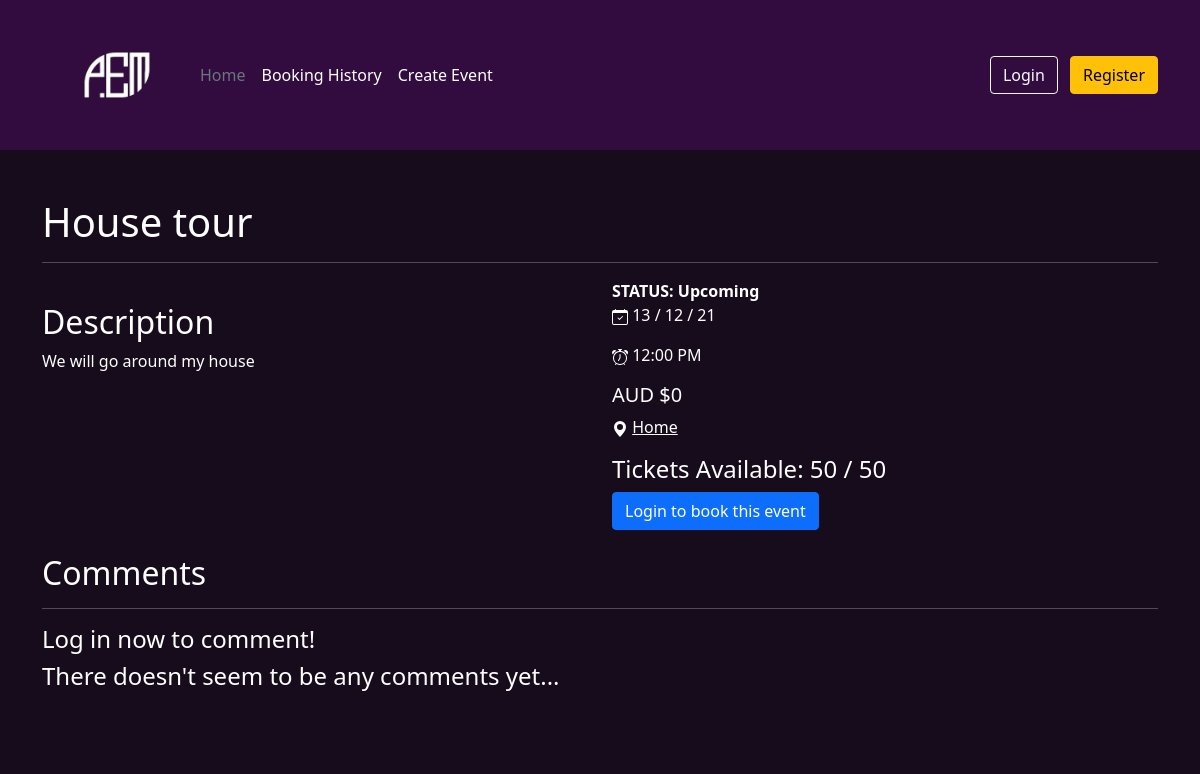
The app's page /event/view/1, older data.
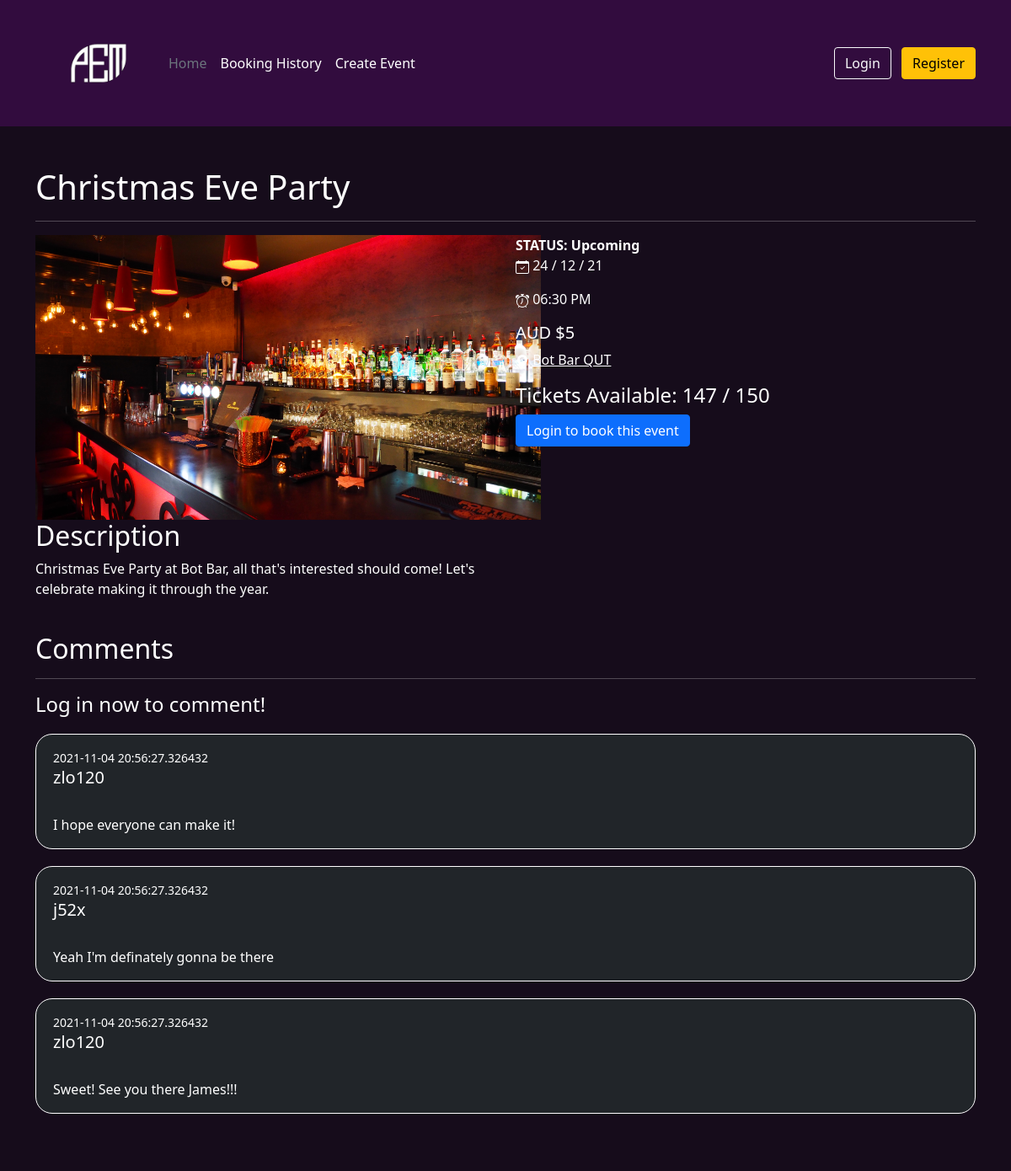
The same page, newer data.
### website/models.py (models this page shows)
class Event(db.Model):
    __tablename__ = "events"
    EventID = db.Column(db.Integer, primary_key = True, nullable = False, autoincrement=True)
    Name = db.Column(db.String(256), nullable = False)
    Description = db.Column(db.String(256), nullable = False)
    Status = db.Column(db.String(256), nullable = False)
    DateTime = db.Column(db.DateTime, nullable = False)
    Cost = db.Column(db.Integer, nullable = False)
    Address = db.Column(db.String(256), nullable = False)
    AvailableTickets = db.Column(db.Integer, nullable = False)
    TotalTickets = db.Column(db.Integer, nullable = False)
    Image = db.Column(db.String(256), nullable = True)
    Username = db.Column(db.Integer, db.ForeignKey('users.Username'))
    CategoryID = db.Column(db.Integer, db.ForeignKey('categories.CategoryID'))
    Comments = db.relationship("Comment", backref="Event")
    Orders = db.relationship("Order", backref="Event")

class Comment(db.Model):
    __tablename__ = "comments"
    CommentID = db.Column(db.Integer, primary_key = True, nullable = False, autoincrement=True)
    Comment = db.Column(db.String(256), nullable = False)
    DateTime = db.Column(db.DateTime, default=datetime.now())
    Username = db.Column(db.Integer, db.ForeignKey('users.Username'))
    EventID = db.Column(db.Integer, db.ForeignKey('events.EventID'))

### website/event.py (the view, shortened to what this page needs)
@eventbp.route('/view/<int:id>', methods=['GET', 'POST'])
def view(id):
    event = Event.query.filter_by(EventID = id).first()
    form = CreateComment()
    if event is None:
        return abort(404)
    bookingForm = bookEvent(event)
    return render_template("event/view.html", event = event, form = form , bookingForm = bookingForm)

### website/forms.py (called while the page is built)
def bookEvent(event):
    class CreateBooking(FlaskForm):
        Amount = IntegerField("Number of Tickets", validators=[InputRequired(), NumberRange(min = 1, max = event.AvailableTickets)])
        Submit = SubmitField("Place order")
    return CreateBooking()

### website/templates/event/view.html (shortened to what this page needs)
{% extends "base.html" %}
{% block body %}
<div class="container">
  <div class="white event-content mt-5">
    <h1 class="mb-3" style="text-align: left;">{{event.Name}}</h1>
    <hr>
    <div class="row mb-4">
      <div class="col-6">
        <img width="600px" src="{{ url_for('static' , filename=event.Image) }}" alt="">
        <h2>Description</h2>
        <p>{{event.Description}}</p>
      </div>
      <div class="col-6">
        <strong>STATUS: {{event.Status}}</strong>
        <p> {{event.DateTime.strftime('%d / %m / %y')}}</p>
        <p> {{event.DateTime.strftime('%I:%M %p')}}</p>
        <h5>AUD ${{event.Cost}}</h5>
        <p><svg xmlns="http://www.w3.org/2000/svg" width="16" height="16" fill="currentColor" class="bi bi-geo-alt-fill" viewBox="0 0 16 16">
            <path d="M8 16s6-5.686 6-10A6 6 0 0 0 2 6c0 4.314 6 10 6 10zm0-7a3 3 0 1 1 0-6 3 3 0 0 1 0 6z"/>
          </svg> <a style="color: white;" target="_blank" href="https://maps.google.com/?q={{event.Address}}">{{event.Address}}</a></p>
        <h4>Tickets Available: {{event.AvailableTickets}} / {{event.TotalTickets}}</h4>
        {%if event.Status == "Cancelled"%}
        <button type="button" class="btn btn-primary" disabled>Cancelled</button>
        {% elif event.AvailableTickets == 0 %}
        <button type="button" class="btn btn-primary" disabled>Booked Out</button>
        {% elif current_user.is_authenticated %}
        <button type="button" class="btn btn-primary" data-bs-toggle="modal" data-bs-target="#bookingModal">
          Purchase Tickets
        </button>
        {% else %}
        <a href="{{url_for('auth.login')}}" class="btn btn-primary">Login to book this event</a>
        {% endif %}
      </div>
    </div>
    <div class="comments">
      <h2>Comments</h2>
      <hr>
      {% if current_user.is_authenticated %}
      <form action="" method="POST">
        {{form.hidden_tag()}}
        <div class="form-group">
          {{form.Content(class="form-control")}}
          {{form.Submit(class="form-control mt-3 mb-5 btn btn-primary", style="width:25%")}}
        </div>
      </form>
      {%else%}
      <h4>Log in now to comment!</h4>
      {% endif %}
      {% if event.Comments | length < 1 %}
      <h4>There doesn't seem to be any comments yet...</h4>
      {% else %}
        {% for comment in event.Comments %}
        <div class="comment bg-dark" style="border-style: solid; border-width: thin; border-color: white;">
          <div class="comment-contents">
            <small>{{comment.DateTime}}</small>
              <h5 class="">{{comment.Username}}</h5><br>
              <p>{{comment.Comment}}</p>
          </div>
        </div>
        {% endfor %}
      {% endif %}
    </div>
</div>
</div>
{% endblock %}

### website/templates/base.html (shortened to what this page needs)
<!DOCTYPE html>
<html lang="en">
<head>
    <link href="https://cdn.jsdelivr.net/npm/bootstrap@5.1.0/dist/css/bootstrap.min.css" rel="stylesheet">
    <link rel="stylesheet" href="{{ url_for('static', filename='index.css') }}">
</head>
<body>
    <header style="background-color: #320c3e;">
        <div class="container">
            <div class="d-flex flex-wrap align-items-center justify-content-center justify-content-lg-start">
                <img src="{{ url_for('static', filename='logo.png') }}"  style="width: 150px; height: 150px;" class="card-img-top maxH" alt="...">
                <ul class="nav col-12 col-lg-auto me-lg-auto mb-2 justify-content-center mb-md-0">
                    <li><a href="{{url_for('main.index')}}" class="nav-link px-2 text-secondary">   Home   </a></li>
                    <li><a href="{{url_for('event.history')}}" class="nav-link px-2 text-white">   Booking History   </a></li>
                    <li><a href="{{url_for('event.create')}}" class="nav-link px-2 text-white">   Create Event   </a></li>
                </ul>
                <div class="text-end">
                    {% if current_user.is_authenticated %}
                    <a class="btn btn-outline-light me-2" href="{{url_for('auth.logout')}}">Log Out</a>
                    {% else %}
                    <a class="btn btn-outline-light me-2" href="{{url_for('auth.login')}}">Login</a>
                    <a class="btn btn-warning" href="{{url_for('auth.register')}}">Register</a>
                    {% endif %}
                </div>
            </div>
        </div>
    </header>
    <body>
        {% block body %}{% endblock %}
    </body>
    <footer>
    </footer>
</body>
</html>

### website/static/index.css (style rules this page uses)
.white { color: white; }
.white p { color: white; }
h1, h2, h3, h4, h5, h6 { color: white; }
p { color: black; }
header { background-color: rgb(22, 0, 22); }
body { background-color: #160c1b; }
footer { background-color: #160c1b; padding-bottom: 3em; }
hr { border: 0; border-top: 1px solid white; }
.maxH { height: 250px; }
.comments { text-align: left; }
.comment { border-radius: 20px; margin-top: 20px; margin-bottom: 20px; }
.comment-contents { padding-left: 20px; padding-top: 15px; }

Row changes from the older to the newer data that the page shows:
changed Event "Upcoming": Name "House tour" → "Christmas Eve Party"; Image: picture added; Description "We will go around my house" → "Christmas Eve Party at Bot Bar, all that's interested should come! Let's celebrate making it through the year."; DateTime "13 / 12 / 21" → "24 / 12 / 21"; DateTime "12:00 PM" → "06:30 PM"; Cost "0" → "5"; Address "Home" → "Bot Bar QUT"; AvailableTickets "50" → "147"; TotalTickets "50" → "150"
added Comment: DateTime "2021-11-04 20:56:27.326432", Username "zlo120", Comment "I hope everyone can make it!"
added Comment: DateTime "2021-11-04 20:56:27.326432", Username "j52x", Comment "Yeah I'm definately gonna be there"
added Comment: DateTime "2021-11-04 20:56:27.326432", Username "zlo120", Comment "Sweet! See you there James!!!"
Text that changed along with them:
text no longer shown: "There doesn't seem to be any comments yet..."
